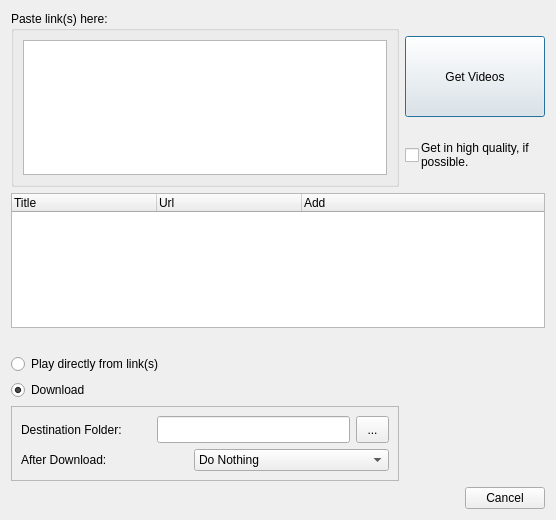
<?xml version="1.0" encoding="UTF-8"?>
<ui version="4.0">
 <class>AddVideos</class>
 <widget class="QDialog" name="AddVideos">
  <property name="geometry">
   <rect>
    <x>0</x>
    <y>0</y>
    <width>556</width>
    <height>520</height>
   </rect>
  </property>
  <property name="windowTitle">
   <string>Add Videos</string>
  </property>
  <property name="windowIcon">
   <iconset resource="icons.qrc">
    <normaloff>:/media/harddisk-add.png</normaloff>:/media/harddisk-add.png</iconset>
  </property>
  <layout class="QGridLayout" name="gridLayout_3">
   <item row="0" column="0">
    <widget class="QGroupBox" name="g_pasteLinks">
     <property name="sizePolicy">
      <sizepolicy hsizetype="MinimumExpanding" vsizetype="Preferred">
       <horstretch>1</horstretch>
       <verstretch>0</verstretch>
      </sizepolicy>
     </property>
     <property name="title">
      <string>Paste link(s) here:</string>
     </property>
     <layout class="QGridLayout" name="gridLayout_2">
      <item row="0" column="0">
       <widget class="QTextEdit" name="tedit_pasteLinks"/>
      </item>
     </layout>
    </widget>
   </item>
   <item row="0" column="1">
    <layout class="QGridLayout" name="gridLayout">
     <property name="sizeConstraint">
      <enum>QLayout::SetFixedSize</enum>
     </property>
     <property name="horizontalSpacing">
      <number>0</number>
     </property>
     <item row="1" column="0">
      <widget class="QPushButton" name="b_checkLinks">
       <property name="sizePolicy">
        <sizepolicy hsizetype="Fixed" vsizetype="Fixed">
         <horstretch>0</horstretch>
         <verstretch>0</verstretch>
        </sizepolicy>
       </property>
       <property name="minimumSize">
        <size>
         <width>140</width>
         <height>81</height>
        </size>
       </property>
       <property name="text">
        <string>Get Videos</string>
       </property>
       <property name="icon">
        <iconset resource="icons.qrc">
         <normaloff>:/media/refresh.png</normaloff>:/media/refresh.png</iconset>
       </property>
       <property name="autoRepeatInterval">
        <number>100</number>
       </property>
      </widget>
     </item>
     <item row="2" column="0">
      <layout class="QHBoxLayout" name="horizontalLayout_2">
       <item>
        <widget class="QCheckBox" name="cb_highquality">
         <property name="maximumSize">
          <size>
           <width>16</width>
           <height>16</height>
          </size>
         </property>
         <property name="text">
          <string/>
         </property>
        </widget>
       </item>
       <item>
        <widget class="QLabel" name="l_highquality">
         <property name="sizePolicy">
          <sizepolicy hsizetype="Minimum" vsizetype="Minimum">
           <horstretch>0</horstretch>
           <verstretch>0</verstretch>
          </sizepolicy>
         </property>
         <property name="text">
          <string>Get in high quality, if possible.</string>
         </property>
         <property name="wordWrap">
          <bool>true</bool>
         </property>
        </widget>
       </item>
      </layout>
     </item>
     <item row="0" column="0">
      <spacer name="verticalSpacer">
       <property name="orientation">
        <enum>Qt::Vertical</enum>
       </property>
       <property name="sizeType">
        <enum>QSizePolicy::Fixed</enum>
       </property>
       <property name="sizeHint" stdset="0">
        <size>
         <width>20</width>
         <height>25</height>
        </size>
       </property>
      </spacer>
     </item>
    </layout>
   </item>
   <item row="1" column="0" colspan="2">
    <widget class="QTreeWidget" name="tree_validLinks">
     <property name="sizePolicy">
      <sizepolicy hsizetype="Expanding" vsizetype="Expanding">
       <horstretch>0</horstretch>
       <verstretch>0</verstretch>
      </sizepolicy>
     </property>
     <property name="minimumSize">
      <size>
       <width>0</width>
       <height>0</height>
      </size>
     </property>
     <property name="allColumnsShowFocus">
      <bool>true</bool>
     </property>
     <property name="wordWrap">
      <bool>false</bool>
     </property>
     <property name="headerHidden">
      <bool>false</bool>
     </property>
     <attribute name="headerVisible">
      <bool>true</bool>
     </attribute>
     <attribute name="headerCascadingSectionResizes">
      <bool>false</bool>
     </attribute>
     <attribute name="headerDefaultSectionSize">
      <number>145</number>
     </attribute>
     <attribute name="headerStretchLastSection">
      <bool>true</bool>
     </attribute>
     <attribute name="headerCascadingSectionResizes">
      <bool>false</bool>
     </attribute>
     <attribute name="headerDefaultSectionSize">
      <number>145</number>
     </attribute>
     <attribute name="headerVisible">
      <bool>true</bool>
     </attribute>
     <attribute name="headerStretchLastSection">
      <bool>true</bool>
     </attribute>
     <column>
      <property name="text">
       <string>Title</string>
      </property>
     </column>
     <column>
      <property name="text">
       <string>Url</string>
      </property>
     </column>
     <column>
      <property name="text">
       <string>Add</string>
      </property>
     </column>
    </widget>
   </item>
   <item row="2" column="0">
    <widget class="QLabel" name="label_status">
     <property name="text">
      <string/>
     </property>
    </widget>
   </item>
   <item row="3" column="0">
    <widget class="QRadioButton" name="rb_playDirectly">
     <property name="text">
      <string>Play directly from link(s)</string>
     </property>
     <property name="checked">
      <bool>false</bool>
     </property>
    </widget>
   </item>
   <item row="4" column="0">
    <widget class="QRadioButton" name="rb_download">
     <property name="text">
      <string>Download</string>
     </property>
     <property name="checked">
      <bool>true</bool>
     </property>
    </widget>
   </item>
   <item row="5" column="0">
    <widget class="QFrame" name="frame_dl">
     <property name="sizePolicy">
      <sizepolicy hsizetype="Expanding" vsizetype="Preferred">
       <horstretch>0</horstretch>
       <verstretch>0</verstretch>
      </sizepolicy>
     </property>
     <property name="minimumSize">
      <size>
       <width>380</width>
       <height>0</height>
      </size>
     </property>
     <property name="frameShape">
      <enum>QFrame::StyledPanel</enum>
     </property>
     <property name="frameShadow">
      <enum>QFrame::Raised</enum>
     </property>
     <layout class="QVBoxLayout" name="verticalLayout">
      <item>
       <layout class="QHBoxLayout" name="horizontalLayout_3">
        <property name="spacing">
         <number>6</number>
        </property>
        <item>
         <widget class="QLabel" name="label_destFolder">
          <property name="minimumSize">
           <size>
            <width>130</width>
            <height>25</height>
           </size>
          </property>
          <property name="maximumSize">
           <size>
            <width>80</width>
            <height>16777215</height>
           </size>
          </property>
          <property name="text">
           <string>Destination Folder:</string>
          </property>
         </widget>
        </item>
        <item>
         <widget class="QLineEdit" name="ledit_destFolder">
          <property name="minimumSize">
           <size>
            <width>0</width>
            <height>27</height>
           </size>
          </property>
          <property name="focusPolicy">
           <enum>Qt::ClickFocus</enum>
          </property>
          <property name="readOnly">
           <bool>false</bool>
          </property>
         </widget>
        </item>
        <item>
         <widget class="QToolButton" name="b_folder">
          <property name="minimumSize">
           <size>
            <width>33</width>
            <height>27</height>
           </size>
          </property>
          <property name="toolTip">
           <string>Choose Folder</string>
          </property>
          <property name="statusTip">
           <string/>
          </property>
          <property name="text">
           <string>...</string>
          </property>
         </widget>
        </item>
       </layout>
      </item>
      <item>
       <layout class="QHBoxLayout" name="horizontalLayout">
        <item>
         <widget class="QLabel" name="label_afterDownload">
          <property name="text">
           <string>After Download:</string>
          </property>
         </widget>
        </item>
        <item>
         <widget class="QComboBox" name="combo_options">
          <item>
           <property name="text">
            <string>Do Nothing</string>
           </property>
          </item>
          <item>
           <property name="text">
            <string>Play</string>
           </property>
          </item>
          <item>
           <property name="text">
            <string>Convert to Ogg/Vorbis (audio)</string>
           </property>
          </item>
          <item>
           <property name="text">
            <string>Convert to Ogg/Theora (video)</string>
           </property>
          </item>
          <item>
           <property name="text">
            <string>Rip Audio</string>
           </property>
          </item>
         </widget>
        </item>
       </layout>
      </item>
     </layout>
    </widget>
   </item>
   <item row="6" column="1">
    <widget class="QDialogButtonBox" name="buttonBox">
     <property name="sizePolicy">
      <sizepolicy hsizetype="Minimum" vsizetype="Fixed">
       <horstretch>0</horstretch>
       <verstretch>0</verstretch>
      </sizepolicy>
     </property>
     <property name="standardButtons">
      <set>QDialogButtonBox::Cancel</set>
     </property>
     <property name="centerButtons">
      <bool>false</bool>
     </property>
    </widget>
   </item>
  </layout>
 </widget>
 <resources>
  <include location="icons.qrc"/>
 </resources>
 <connections/>
</ui>
